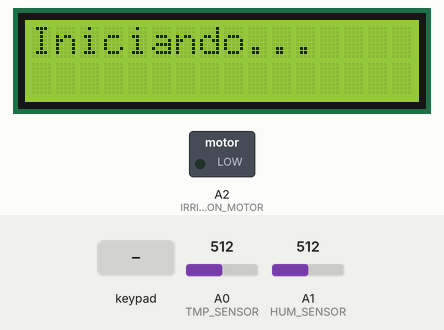
Recording of a program running on a simulated Arduino Uno, built with avr-gcc and run on an emulated ATmega328P. On the bench: 16×2 character LCD, switched loads named in the program (green lamp = pin HIGH). The inputs (shaded band) are chosen by the test bench; at power-on: A0 (TMP_SENSOR) = 512, A1 (HUM_SENSOR) = 512.

Above: at 2.3 s.
At 11.9 s:
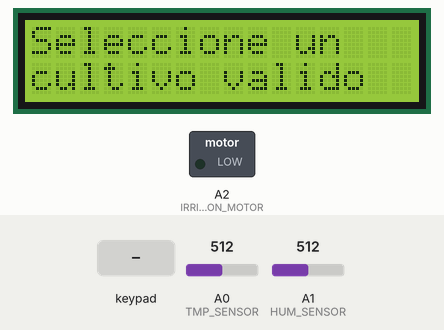
12.0 s: key '1' pressed
At 13.1 s:
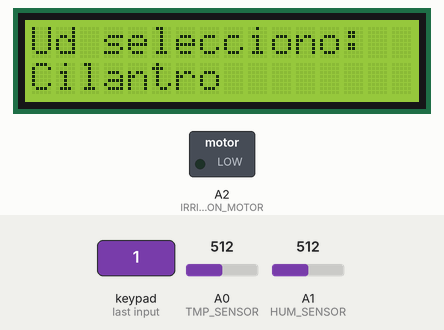
At 15.6 s:
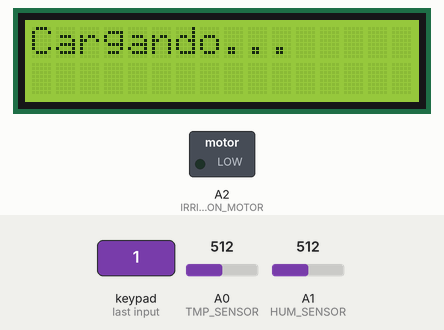
Timing chart, 0 to 17.1 s (numbered marks = the images above; inputs shaded):
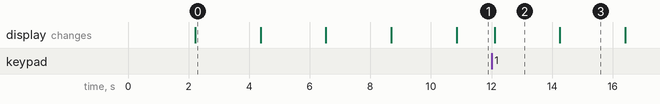

The program:

main.cpp
```cpp
// Sistema de riego automático con pantalla LCD 16x2, sensor de humedad (YL-69) y sensor de temperatura (TMP 36)
// Controlado mediante teclado matricial 4x4
// Autor: Eduar Gutiérrez
// Versión: 1.0
// Fecha: 2025-06-08

#include <LiquidCrystal.h> // Librería para la pantalla lcd
#include <Keypad.h> // Librería para el teclado matricial

// ========= CONFIGURACIÓN DE HARDWARE =========
// Definición de pines y parámetros del sistema

// Pines analógicos para sensores
#define TMP_SENSOR A0 // Pin del sensor de temperatura (TMP36)
#define HUM_SENSOR A1 // Pin del sensor de humedad del suelo (YL-69)

// Pines digitales para actuadores
#define IRRIGATION_MOTOR A2 // Pin para controlar el motor/rele de riego
#define DELAY_150_MS 150   // Delay de 150 ms para respuesta del teclado
#define DELAY_1_SEG 1000   // Delay estándar de 1 segundo (en ms)
#define DELAY_2_SEG 2000   // Delay largo de 2 segundos (en ms)

#define TEMP_CALIBRATION_OFFSET -50 // Ajuste de calibración para el sensor TMP36
#define ADC_MAX_VALUE 1023 // Valor máximo del ADC
#define VCC 5.0 // Voltaje de alimentación

// Configuración del teclado matricial 4x4
#define ROWS 4 // Número de filas del teclado
#define COLS 4 // Número de columnas del teclado

// Estructura para almacenar los datos del sensor
// Contiene:
// - temperature: Valor en °C leído del sensor TMP36
// - humidity: Porcentaje de humedad leído del sensor YL-69
// - update(): Método para actualizar los valores de los sensores
struct SensorData {
  float temperature;
  float humidity;

  void update() {
      temperature = ((analogRead(TMP_SENSOR) * VCC / ADC_MAX_VALUE) * 100.0) + TEMP_CALIBRATION_OFFSET;
      humidity = (analogRead(HUM_SENSOR) * VCC / ADC_MAX_VALUE) * 100.0;
  }
};

// Estructura para el estado global del sistema
// Almacena:
// - sensorReadings: Últimos valores de los sensores
// - motorActive: Estado del motor de riego (ON/OFF)
// - cropValid: Indica si se ha seleccionado un cultivo válido
// - selectedCrop: Índice del cultivo seleccionado (1-based)
struct SystemState {
    SensorData sensorReadings;  // Datos del sensor
    bool motorActive;     // turn_on
    bool cropValid;       // isValid
    byte selectedCrop;    // index
};

SystemState systemState; // Variable para almacenar el estado del sistema

// Estructura para parámetros óptimos de cultivo
// Define los rangos ideales para cada tipo de cultivo:
// - minTemp: Temperatura mínima recomendada (°C)
// - maxTemp: Temperatura máxima recomendada (°C)
// - minHumidity: Humedad mínima del suelo (%)
// - maxHumidity: Humedad máxima del suelo (%)
// Estos parámetros se utilizan para determinar cuándo activar el riego
struct CropParameters {
    float minTemp;
    float maxTemp;
    float minHumidity;
    float maxHumidity;
};

CropParameters cropParameters; // Variable para almacenar los parámetros del cultivo

// Struct clave valor de los cultivos

struct keyValue {
  String crop;
  byte structIndex;
};

// Se comporta como un diccionario clave valor, donde la clave es el nombre del cultivo y el valor es el indice del cultivo
keyValue cropList [] = {
  {"Cilantro", 0},
  {"Fresa", 1},
  // {"Arroz", 2}, // Descomentando estas líneas se puede agregar más cultivos
  // {"Tomate", 3},
  // {"Zanahoria", 4}
};

// Se obtiene el tamaño de la lista de cultivos dividiendo el tamaño total del array cropList entre el tamaño del struct keyValue
byte sizeCropList = sizeof(cropList) / sizeof(cropList[0]);

// FIN ASIGNACIÓN DE VARIABLES

// Asignación de pines de la pantalla lcd
              // RS E DB4 DB5 DB6 DB7
LiquidCrystal lcd(0, 1, 2, 3, 4, 5);

// Configuración del teclado matricial
// Matriz de teclas
const char keys[ROWS][COLS] = {
  {'1', '2', '3', 'A'},
  {'4', '5', '6', 'B'},
  {'7', '8', '9', 'C'},
  {'*', '0', '#', 'D'}
};

// Pines de las filas y columnas
byte rowPins[ROWS] = {13, 12, 11, 10};
byte colPins[COLS] = {9, 8, 7, 6};

// Creación del teclado matricial
Keypad key = Keypad(makeKeymap(keys), rowPins, colPins, ROWS, COLS);

// ======== PROTOTIPOS DE FUNCIONES ========
void initLCD();
void showSelectionMessage(String, String = "", byte = 0, byte = 1);
void showMenu();
bool isValidCropSelection(byte);
void processCropSelection(byte);
void selectCrop();
void addCropParameters(byte);
float readTemperature();
float readHumidity();
void printData();
bool receiveRange(float, float);
void controlIrrigation(bool);

// ======== CONFIGURACIÓN INICIAL ========
void setup() {

  // Configuración de pines
  pinMode(TMP_SENSOR, INPUT); // Configuración del pin del sensor de temperatura como entrada
  pinMode(HUM_SENSOR, INPUT); // Configuración del pin del sensor de humedad como entrada
  pinMode(IRRIGATION_MOTOR, OUTPUT); // Configuración del pin del motor de riego como salida

  // Llamada a la función initLCD
  initLCD();

  // Se pregunta al usuario por el cultivo a regar mostrando un menú
  showMenu();

  // Mientras no se presione una tecla seguimos esperando mostrando un mensaje de seleccionar un cultivo
  // Y no se puede avanzar hasta que se selecciona un cultivo válido

  do {
    // Se llama a la función selectCrop para seleccionar el cultivo
    selectCrop();

  } while (systemState.cropValid == false);

  // Enviamos el parámetro seleccionado por el usuario
  addCropParameters(systemState.selectedCrop);

}

// ======== BUCLE PRINCIPAL ========
void loop() {

  systemState.sensorReadings.update(); // Se actualizan los datos del sensor

  // Se recibe el rango de la temperatura y la humedad, si es true se enciende el motor de riego de lo contrario se apaga
  systemState.motorActive = receiveRange(systemState.sensorReadings.temperature, systemState.sensorReadings.humidity);

  // Impresión de los datos leídos en la pantalla lcd
  printData();

  // Se activa el motor de riego si se cumple la condición de la función receiveRange
  controlIrrigation(systemState.motorActive);

  delay(DELAY_1_SEG); // Delay de 1 segundo antes de hacer la siguiente lectura
}

// ======== FUNCIONES DE HARDWARE ========
// --- LCD ---
void initLCD()
{
  lcd.begin(16, 2);
  showSelectionMessage("Sistema de riego");
  delay(DELAY_2_SEG);
  lcd.clear();
  showSelectionMessage("Iniciando...");
  delay(DELAY_2_SEG);
  lcd.clear();
}

void showSelectionMessage(String message1, String message2, byte row1, byte row2)
{
  lcd.clear();
  lcd.setCursor(0, row1);
  lcd.print(message1);
  lcd.setCursor(0, row2);
  lcd.print(message2);

  delay(DELAY_150_MS);
}

// ======== FUNCIONES DE LÓGICA ========
// --- Menú y selección ---
void showMenu() {

  showSelectionMessage("Seleccione un", "cultivo");
  delay(DELAY_2_SEG);

  for (byte i = 0; i < sizeCropList; i++) {

    showSelectionMessage("Cultivo " + String(cropList[i].structIndex + 1), cropList[i].crop); // Se suma 1 para que el indice se muestre en 1 en lugar de 0
    delay(DELAY_2_SEG);
    lcd.clear();
  }
}

bool isValidCropSelection(byte selection)
{
  return (selection >= 1 && selection <= sizeCropList);
}

void processCropSelection(byte selection)
{
    byte index = selection - 1;
    showSelectionMessage("Ud selecciono: ", cropList[index].crop);
    delay(DELAY_2_SEG);

    lcd.clear();

    showSelectionMessage("Cargando...");
    delay(DELAY_2_SEG);

    lcd.clear();
    systemState.cropValid = true;
}

void selectCrop()
{
  // Variable para almacenar la elección del usuario
  char option;

  while (!systemState.cropValid) // Mientras no se presione una tecla seguimos esperando mostrando un mensaje de seleccionar un cultivo
  {
  // Se muestra un mensaje en la pantalla
    showSelectionMessage("Seleccione un", "cultivo valido");
    option = key.getKey();
    systemState.selectedCrop = (option - '0'); // Se resta el valor ASCII de '0' para obtener el valor numérico de la tecla presionada
    if (option != NO_KEY)
    {
    // Si se presiona una tecla y es un dígito, se verifica si es una selección válida
    // Si no es una selección válida, se muestra un mensaje de selección inválida
    // Si se presiona una tecla y no es un dígito, se ignora la tecla

      if (isValidCropSelection(systemState.selectedCrop))
      {
        addCropParameters(systemState.selectedCrop); // Se agregan los parámetros del cultivo seleccionado
        systemState.cropValid = true; // Se marca el cultivo como válido
        if (isValidCropSelection(systemState.selectedCrop))
        {
          processCropSelection(systemState.selectedCrop); // Procesa la selección del cultivo
          return;
        }
      }
      else
      {
        showSelectionMessage("Selecc invalida");
        delay(DELAY_2_SEG);
      }
      delay(DELAY_150_MS);
    }
  }
}

// Agrega los parámetros del cultivo seleccionado

void addCropParameters(byte option) {
  switch (option) {
    case 1: // Cilantro
    cropParameters.minTemp = 15.0;
    cropParameters.maxTemp = 24.0;
    cropParameters.minHumidity = 40.0;
    cropParameters.maxHumidity = 50.0;
    break;

    case 2: // Fresa
    cropParameters.minTemp = 15.0;
    cropParameters.maxTemp = 20.0;
    cropParameters.minHumidity = 60.0;
    cropParameters.maxHumidity = 80.0;
    break;

    // Descomentando estas líneas se pueden agregar más cultivos con sus respectivos parámetros
    // Debe corresponder con el índice del cropList

    // case 3: // Arroz
    // cropParameters.minTemp = 10.0;
    // cropParameters.maxTemp = 25.0;
    // cropParameters.minHumidity = 10.0;
    // cropParameters.maxHumidity = 100.0;
    // break;

    // case 4: // Tomate
    // cropParameters.minTemp = 10.0;
    // cropParameters.maxTemp = 25.0;
    // cropParameters.minHumidity = 10.0;
    // cropParameters.maxHumidity = 100.0;
    // break;

    // case 5: // Zanahoria
    // cropParameters.minTemp = 15.0;
    // cropParameters.maxTemp = 35.0;
    // cropParameters.minHumidity = 35.0;
    // cropParameters.maxHumidity = 100.0;
    // break;

    default:
    break;
  }
}

// ======== FUNCIONES DE SENSORES ========
float readTemperature() {
    return ((analogRead(TMP_SENSOR) * 5.0 / 1023.0) * 100.0) - 50; // Restándole 50 al resultado para coincidir en Tinkercad
}

float readHumidity() {
    return (analogRead(HUM_SENSOR) * 5.0 / 1023.0) * 100.0;
}

void printData()
{
  showSelectionMessage("Temp: " + (String(systemState.sensorReadings.temperature) + " C"), "Humedad: " + (String(systemState.sensorReadings.humidity) + " %"));
}

// ======== FUNCIONES DE CONTROL ========
bool receiveRange(float tmp ,float hum)
{
  if (tmp < -20 || tmp > 100)
  {
    showSelectionMessage("Rango de", "temp invalida");
    delay(DELAY_2_SEG);
    return false; // Valores inválidos de los sensores
  }

  if (hum < 0 || hum > 100)
  {
    showSelectionMessage("Rango de", "humedad invalida");
    delay(DELAY_2_SEG);
    return false; // Valores inválidos de los sensores
  }

  if ((tmp >= cropParameters.minTemp && tmp <= cropParameters.maxTemp) && (hum <= cropParameters.minHumidity))
    return true;

  else if ((tmp >= cropParameters.minTemp && tmp <= cropParameters.maxTemp) && (hum <= cropParameters.maxHumidity))
    return true;

  else
    return false;
}

void controlIrrigation(bool shouldActivateMotor)
{
  if (shouldActivateMotor == true)
    digitalWrite(IRRIGATION_MOTOR, HIGH);

  else
    digitalWrite(IRRIGATION_MOTOR, LOW);
}
```

Measured:
- after the input at 12.0 s, the display: changes after 0.10 s (image 2)
- what the display in image 0 shows lasts 2.2 s, from 2.2 s to 4.4 s
